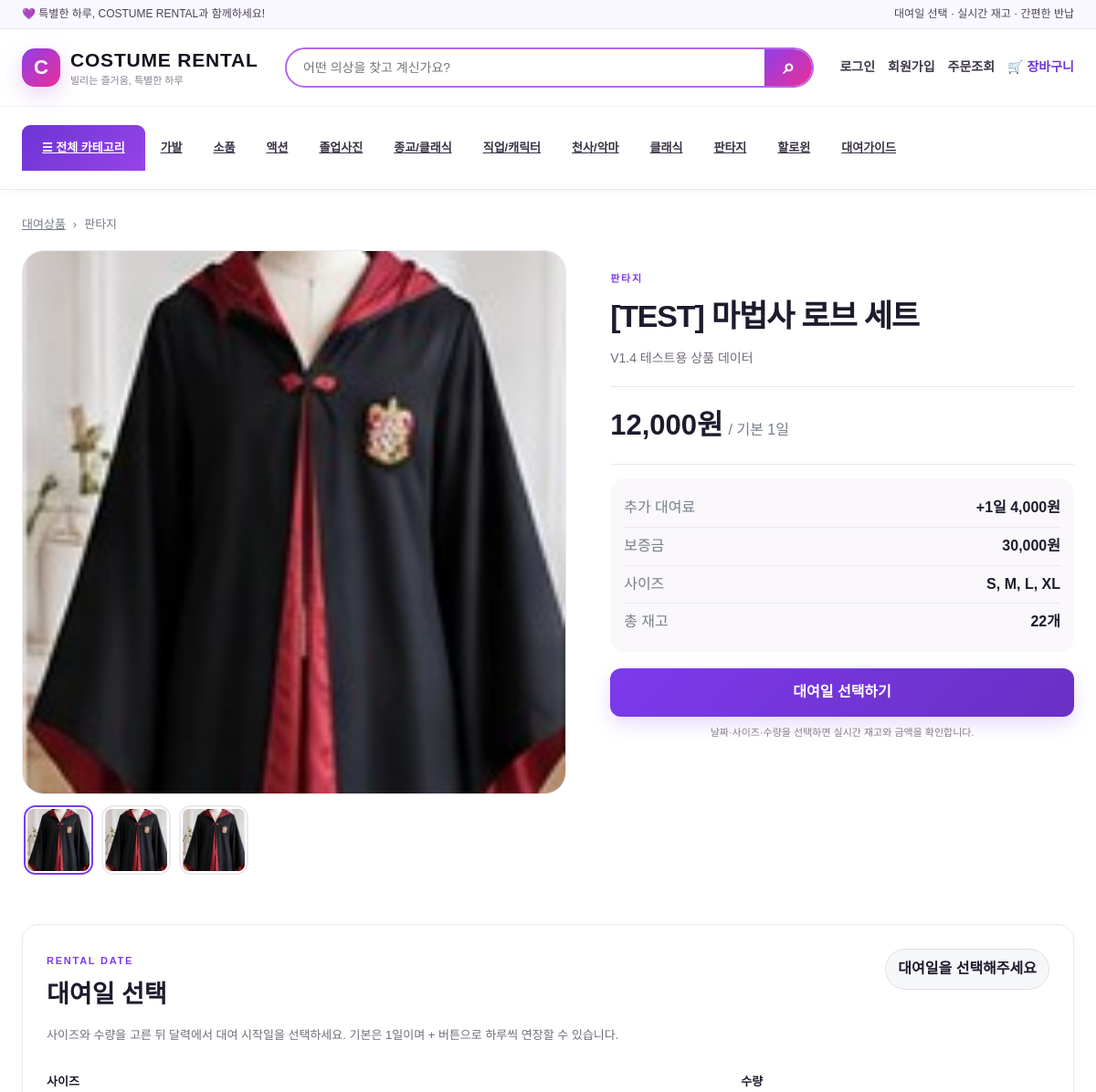
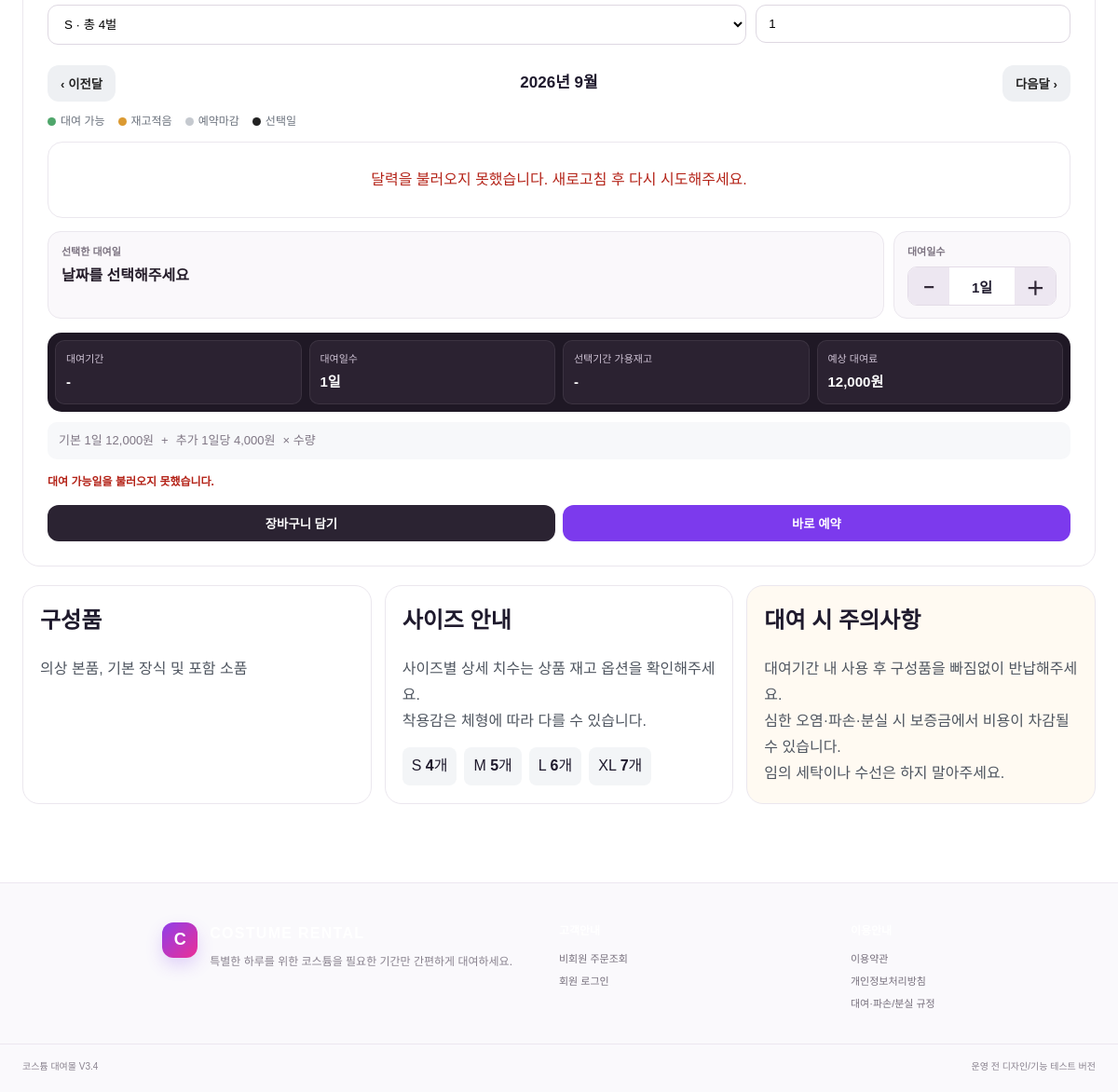
Page /product/1 on the committed database (2 pictures, top to bottom).
### tables this page shows
CREATE TABLE shop_categories (id INTEGER PRIMARY KEY AUTOINCREMENT,name TEXT NOT NULL UNIQUE,slug TEXT NOT NULL UNIQUE,image_filename TEXT DEFAULT '',sort_order INTEGER NOT NULL DEFAULT 0,show_on_home INTEGER NOT NULL DEFAULT 1,is_active INTEGER NOT NULL DEFAULT 1,created_at TEXT DEFAULT '');

CREATE TABLE products(id INTEGER PRIMARY KEY AUTOINCREMENT,name TEXT NOT NULL,category TEXT NOT NULL,size TEXT DEFAULT '',stock INTEGER NOT NULL DEFAULT 0,daily_price INTEGER NOT NULL DEFAULT 0,deposit INTEGER NOT NULL DEFAULT 0,description TEXT DEFAULT '',image_filename TEXT DEFAULT '',is_active INTEGER NOT NULL DEFAULT 1,is_test INTEGER NOT NULL DEFAULT 0, components TEXT DEFAULT '', size_guide TEXT DEFAULT '', rental_notes TEXT DEFAULT '', extra_daily_price integer not null default 0);

CREATE TABLE product_images(id integer primary key autoincrement, product_id integer not null, image_filename text not null, sort_order integer not null default 0, created_at text default '', foreign key(product_id) references products(id) on delete cascade);

CREATE TABLE product_sizes(id INTEGER PRIMARY KEY AUTOINCREMENT,product_id INTEGER NOT NULL,size_name TEXT NOT NULL,stock INTEGER NOT NULL DEFAULT 0,UNIQUE(product_id,size_name));

### app.py (the view)
@app.route('/product/<int:product_id>')
def product_detail(product_id):
    conn=db(); product,sizes=get_product(conn,product_id)
    if not product or not product['is_active']:
        conn.close(); return '현재 볼 수 없는 상품입니다.',404
    images=conn.execute('SELECT * FROM product_images WHERE product_id=? ORDER BY sort_order,id',(product_id,)).fetchall()
    conn.close()
    return render_template('product_detail.html',product=product,sizes=sizes,images=images,today=date.today().isoformat())

### app.py (called while the page is built, shortened)
def db():
    conn = sqlite3.connect(DB)
    conn.row_factory = sqlite3.Row
    conn.execute('PRAGMA foreign_keys=ON')
    return conn

def get_text_setting(conn, key, default=''):
    row = conn.execute('SELECT value FROM settings WHERE key=?', (key,)).fetchone()
    return row['value'] if row else default

def get_product(conn, product_id):
    p = conn.execute('SELECT * FROM products WHERE id=?', (product_id,)).fetchone()
    if not p:
        return None, []
    sizes = conn.execute('SELECT * FROM product_sizes WHERE product_id=? ORDER BY id', (product_id,)).fetchall()
    return p, sizes

@app.before_request
def expire_stale_payment_holds():
    if request.endpoint == 'static':
        return
    conn=db(); now_text=datetime.now().strftime('%Y-%m-%d %H:%M')
    try:
        rows=conn.execute("SELECT * FROM reservations WHERE payment_status='결제대기' AND COALESCE(payment_expires_at,'')<>'' AND payment_expires_at<?",(now_text,)).fetchall()
    except sqlite3.OperationalError:
        conn.close(); return
    for row in rows:
        conn.execute("UPDATE reservations SET payment_status='결제실패',payment_failure_reason='결제시간 만료',payment_updated_at=? WHERE id=?",(now_text,row['id']))
        log_payment_transaction(conn,row['id'],row['payment_method'],card_payment_amount(row),'실패','결제시간 만료')
    if rows:
        conn.commit()
    conn.close()

def queue_due_pickup_notifications(conn):
    today=date.today()
    targets=((today+timedelta(days=1)).isoformat(), today.isoformat())
    rows=conn.execute("SELECT id,pickup_date FROM reservations WHERE pickup_date IN (?,?) AND payment_status='결제완료' AND status IN ('예약','대여중') AND return_status<>'회수완료'",targets).fetchall()
    created=0
    for row in rows:
        if queue_notification(conn,row['id'],'회수예정',f"{row['id']}:회수예정:{row['pickup_date']}"):
            created+=1
    return created

def current_member():
    member_id = session.get('member_user_id')
    if not member_id:
        return None

def current_admin():
    admin_id = session.get('admin_user_id')
    if not admin_id:
        return None

@app.before_request
def generate_due_notification_queue():
    if request.endpoint == 'static':
        return
    conn=db()
    try:
        created=queue_due_pickup_notifications(conn)
        if created:
            conn.commit()
    except sqlite3.OperationalError:
        pass
    finally:
        conn.close()

### templates/product_detail.html (shortened to what this page needs)
{% extends 'base.html' %}{% block title %}{{product.name}}{% endblock %}{% block content %}
<div class="detailcrumb"><a href="{{url_for('home')}}">대여상품</a><span>›</span><span>{{product.category}}</span></div>
<section class="productdetailhero"><div class="productgallery"><div class="mainphoto">{% if product.image_filename %}<img id="mainProductImage" src="{{url_for('uploaded_file',filename=product.image_filename)}}" alt="{{product.name}}">{% else %}<div class="detailplaceholder">NO IMAGE</div>{% endif %}</div><div class="thumbstrip">{% if product.image_filename %}<button type="button" class="thumbbtn active" data-src="{{url_for('uploaded_file',filename=product.image_filename)}}"><img src="{{url_for('uploaded_file',filename=product.image_filename)}}" alt=""></button>{% endif %}{% for img in images %}<button type="button" class="thumbbtn" data-src="{{url_for('uploaded_file',filename=img.image_filename)}}"><img src="{{url_for('uploaded_file',filename=img.image_filename)}}" alt=""></button>{% endfor %}</div></div>
<div class="productsummary"><span class="eyebrow">{{product.category}}</span><h1>{{product.name}}</h1><p class="detaildesc">{{product.description or '상품 설명이 준비 중입니다.'}}</p><div class="detailprice"><strong>{{'{:,}'.format(product.daily_price)}}원</strong><span>/ 기본 1일</span></div><div class="detailfacts"><div><span>추가 대여료</span><b>+1일 {{'{:,}'.format(product.extra_daily_price)}}원</b></div><div><span>보증금</span><b>{{'{:,}'.format(product.deposit)}}원</b></div><div><span>사이즈</span><b>{% for s in sizes %}{{s.size_name}}{% if not loop.last %}, {% endif %}{% endfor %}</b></div><div><span>총 재고</span><b>{{sizes|sum(attribute='stock')}}개</b></div></div><div class="summarycta"><a class="button primary large" href="#rental-planner">대여일 선택하기</a><span>날짜·사이즈·수량을 선택하면 실시간 재고와 금액을 확인합니다.</span></div></div></section>
<section id="rental-planner" class="rentalplanner panel">
  <div class="plannerhead"><div><span class="eyebrow">RENTAL DATE</span><h2>대여일 선택</h2><p class="muted">사이즈와 수량을 고른 뒤 달력에서 대여 시작일을 선택하세요. 기본은 1일이며 + 버튼으로 하루씩 연장할 수 있습니다.</p></div><div id="availabilityBadge" class="availabilitybadge">대여일을 선택해주세요</div></div>
  <form method="post" action="{{url_for('product_quick_rent',product_id=product.id)}}" id="quickRentForm" novalidate>
    <div class="plannercontrols compact"><label>사이즈<select name="size_id" id="plannerSize" required>{% for s in sizes %}<option value="{{s.id}}" data-stock="{{s.stock}}">{{s.size_name}} · 총 {{s.stock}}벌</option>{% endfor %}</select></label><label>수량<input type="number" name="qty" id="plannerQty" min="1" value="1" required></label></div>
    <div class="monthnav"><button type="button" class="ghost" id="prevMonth">‹ 이전달</button><strong id="monthTitle"></strong><button type="button" class="ghost" id="nextMonth">다음달 ›</button></div>
    <div class="calendarlegend"><span><i class="dot available"></i>대여 가능</span><span><i class="dot limited"></i>재고적음</span><span><i class="dot soldout"></i>예약마감</span><span><i class="dot selected"></i>선택일</span></div>
    <div id="customerAvailabilityCalendar" class="customerCalendar singlemonth" aria-label="월별 대여 가능 달력"></div>
    <div class="selected-rental-controls">
      <div class="selected-date-card"><span>선택한 대여일</span><strong id="selectedStartText">날짜를 선택해주세요</strong></div>
      <div class="durationfield"><span>대여일수</span><div class="durationstepper"><button type="button" id="minusDay">−</button><b id="durationText">1일</b><button type="button" id="plusDay">＋</button></div><input type="hidden" name="rental_days" id="rentalDays" value="1"></div>
    </div>
    <div class="plannerresult"><div><span>대여기간</span><b id="rentalPeriodText">-</b></div><div><span>대여일수</span><b id="rentalDaysText">1일</b></div><div><span>선택기간 가용재고</span><b id="availableQtyText">-</b></div><div><span>예상 대여료</span><b id="rentalPriceText">{{'{:,}'.format(product.daily_price)}}원</b></div></div>
    <div class="priceformula"><span>기본 1일 {{'{:,}'.format(product.daily_price)}}원</span><span>+</span><span>추가 1일당 {{'{:,}'.format(product.extra_daily_price)}}원</span><span>× 수량</span></div>
    <div id="quickRentMessage" class="quick-rent-message" role="status" aria-live="polite"></div>
    <div class="detailactions"><button class="grow" type="button" data-rent-action="cart">장바구니 담기</button><button class="ghost grow" type="button" data-rent-action="direct">바로 예약</button></div>
  </form>
</section>
<section class="detailsections"><article class="panel"><h2>구성품</h2><div class="preline">{{product.components or '구성품 정보가 아직 등록되지 않았습니다.'}}</div></article><article class="panel"><h2>사이즈 안내</h2><div class="preline">{{product.size_guide or '사이즈 정보가 아직 등록되지 않았습니다.'}}</div><div class="sizestock">{% for s in sizes %}<span>{{s.size_name}} <b>{{s.stock}}</b>개</span>{% endfor %}</div></article><article class="panel warningpanel"><h2>대여 시 주의사항</h2><div class="preline">{{product.rental_notes or '상품을 깨끗하게 사용해주시고 구성품을 모두 확인하여 반납해주세요.'}}</div></article></section>
{% endblock %}

### templates/base.html (shortened to what this page needs)
<!doctype html>
<html lang="ko">
<head>
  <link rel="stylesheet" href="{{ url_for('static',filename='style.css') }}">
</head>
<body class="{% if admin_user %}has-adminbar{% endif %}">
  <div class="noticebar"><div class="wrap noticeinner"><span>💜 특별한 하루, COSTUME RENTAL과 함께하세요!</span><span class="noticehide">대여일 선택 · 실시간 재고 · 간편한 반납</span></div></div>
  <header class="siteheader v34-header">
    <div class="wrap v34-head-main">
      <a class="shopbrand" href="{{ url_for('home') }}"><span class="brandmark">C</span><span><b>COSTUME RENTAL</b><small>빌리는 즐거움, 특별한 하루</small></span></a>
      <form class="v34-head-search" action="{{url_for('home')}}#catalog" method="get"><input type="search" name="q" placeholder="어떤 의상을 찾고 계신가요?"><button aria-label="검색">⌕</button></form>
      <div class="navaccount v34-account">{% if member_user %}<a href="{{url_for('mypage')}}">마이페이지</a><form class="plainform" method="post" action="{{url_for('member_logout')}}"><button class="textbutton">로그아웃</button></form>{% else %}<a href="{{url_for('member_login')}}">로그인</a><a href="{{url_for('member_signup')}}">회원가입</a>{% endif %}<a href="{{url_for('order_lookup')}}">주문조회</a><a class="v34-cart" href="{{url_for('cart_view')}}">🛒 장바구니</a>{% if admin_user %}<a class="adminquick" href="{{url_for('dashboard')}}">관리자</a>{% endif %}</div>
    </div>
    {% if nav_categories %}<nav class="v34-category-nav"><div class="wrap"><a class="v34-allcat" href="{{url_for('home')}}#catalog">☰ 전체 카테고리</a>{% for c in nav_categories %}<a href="{{url_for('home',category=c.slug)}}#catalog">{{c.name}}</a>{% endfor %}<a href="{{url_for('order_lookup')}}">대여가이드</a></div></nav>{% endif %}
  </header>
  <main class="wrap sitecontent">{% with messages=get_flashed_messages() %}{% if messages %}{% for m in messages %}<div class="flash">{{ m }}</div>{% endfor %}{% endif %}{% endwith %}{% block content %}{% endblock %}</main>
  <footer class="sitefooter"><div class="wrap footergrid"><div class="footerbrand"><span class="brandmark smallmark">C</span><div><b>COSTUME RENTAL</b><p>특별한 하루를 위한 코스튬을 필요한 기간만 간편하게 대여하세요.</p></div></div><div><b>고객안내</b><a href="{{url_for('order_lookup')}}">비회원 주문조회</a>{% if member_user %}<a href="{{url_for('mypage')}}">마이페이지</a>{% else %}<a href="{{url_for('member_login')}}">회원 로그인</a>{% endif %}</div><div><b>이용안내</b><a href="{{url_for('legal_policy',doc_type='terms')}}">이용약관</a><a href="{{url_for('legal_policy',doc_type='privacy')}}">개인정보처리방침</a><a href="{{url_for('legal_policy',doc_type='rental')}}">대여·파손/분실 규정</a></div></div><div class="wrap footercopy"><span>코스튬 대여몰 V3.4</span><span>운영 전 디자인/기능 테스트 버전</span></div></footer>
</body>
</html>

### rows in the picture
shop_categories: name "가발"
shop_categories: name "소품"
shop_categories: name "액션"
shop_categories: name "졸업사진"
shop_categories: name "종교/클래식"
shop_categories: name "직업/캐릭터"
shop_categories: name "천사/악마"
shop_categories: name "클래식"
shop_categories: name "판타지"
shop_categories: name "할로윈"
products: category "판타지", image_filename (picture), name "[TEST] 마법사 로브 세트", description "V1.4 테스트용 상품 데이터", daily_price "12,000", extra_daily_price "4,000", deposit "30,000", components "의상 본품, 기본 장식 및 포함 소품", size_guide "사이즈별 상세 치수는 상품 재고 옵션을 확인해주세요. 착용감은 체형에 따라 다를 수 있습니다.", rental_notes "대여기간 내 사용 후 구성품을 빠짐없이 반납해주세요. 심한 오염·파손·분실 시 보증금에서 비용이 차감될 수 있습니다. 임의 세탁이나 수선은 하지 말아주세요."
product_images: image_filename (picture)
product_images: image_filename (picture)
product_sizes: size_name "S", stock "4"
product_sizes: size_name "M", stock "5"
product_sizes: size_name "L", stock "6"
product_sizes: size_name "XL", stock "7"

### other values in the picture
{{ sizes|sum(attribute='stock') }} "22"
form field size_id "S · 총 4벌"
